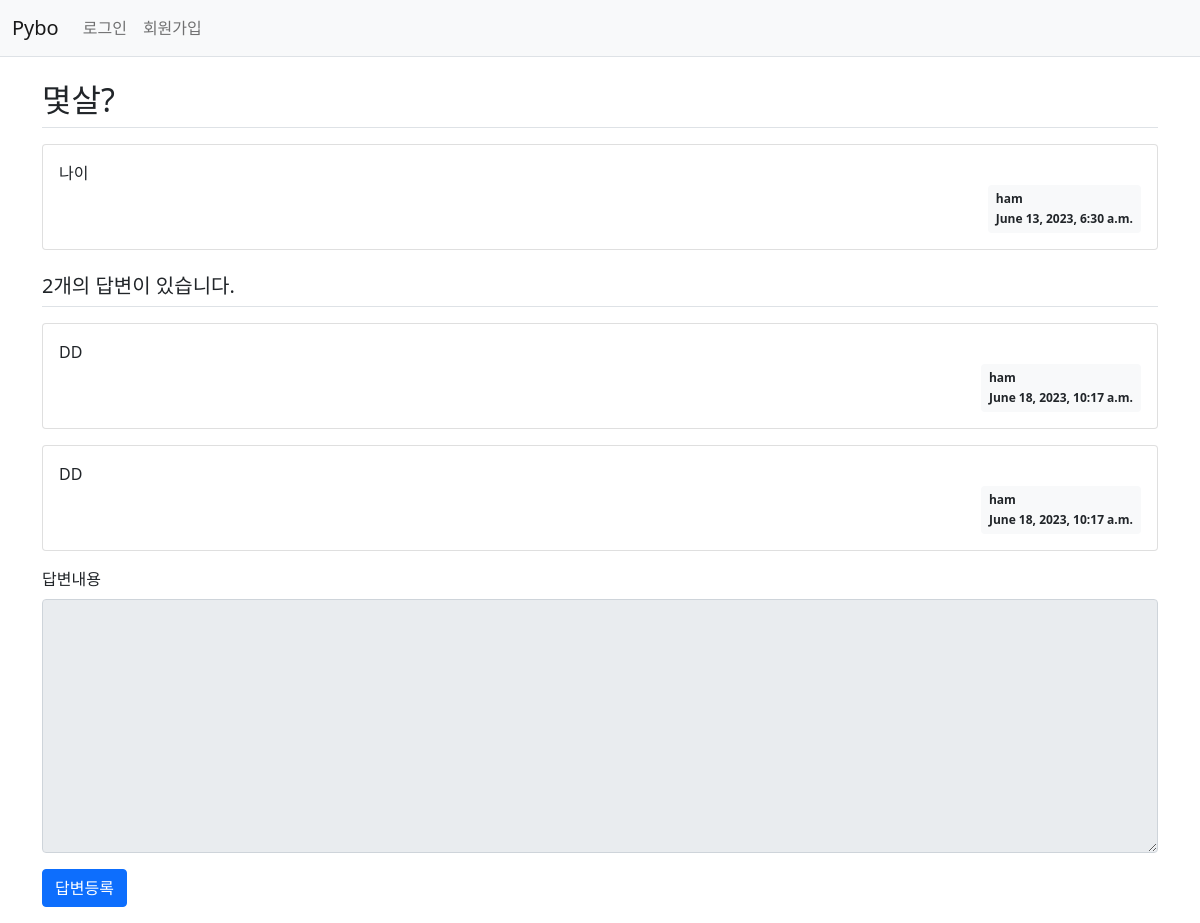
Page /4/ on the committed database.
### pybo/models.py (models this page shows)
class Question(models.Model):
    author = models.ForeignKey(User, on_delete=models.CASCADE, null=True)
    subject = models.CharField(max_length=200)
    content = models.TextField()
    create_date = models.DateTimeField()

class Answer(models.Model):
    author = models.ForeignKey(User, on_delete=models.CASCADE, null=True)
    question = models.ForeignKey(Question, on_delete=models.CASCADE)
    content = models.TextField()
    create_date = models.DateTimeField()

### pybo/views.py (the view)
# urls.py: path('<int:question_id>/', views.detail, name='detail'),
def detail(request, question_id):
    question = Question.objects.get(id=question_id)
    context = {'question': question}
    return render(request, 'pybo/question_detail.html', context)

### templates/pybo/question_detail.html (shortened to what this page needs)
{% extends 'base.html' %}
{% block content %}
<div class="container my-3">
    <h2 class="border-bottom py-2">{{ question.subject }}</h2>
    <div class="card my-3">
        <div class="card-body">
            <div class="card-text" style="white-space: pre-line;">{{ question.content }}</div>
            <div class="d-flex justify-content-end">
                <div class="badge bg-light text-dark p-2 text-start">
                    <div class="mb-2">{{ question.author.username }}</div>
                     <div> {{ question.create_date }}</div>
                </div>
            </div>
        </div>
    </div>
    <h5 class="border-bottom my-3 py-2">{{question.answer_set.count}}개의 답변이 있습니다.</h5>
    {% for answer in question.answer_set.all %}
    <div class="card my-3">
        <div class="card-body">
            <div class="card-text" style="white-space: pre-line;">{{ answer.content }}</div>
            <div class="d-flex justify-content-end">
                <div class="badge bg-light text-dark p-2 text-start">
                    <div class="mb-2">{{ answer.author.username }}</div>
                    <div>   {{ answer.create_date }}</div>
                </div>
            </div>
        </div>
    </div>
    {% endfor %}
    <form action="{% url 'pybo:answer_create' question.id %}" method="post" class="my-3">
        <div class="mb-3">
            <label for="content" class="form-label">답변내용</label>
            <textarea {% if not user.is_authenticated %}disabled{% endif %}
              name="content" id="content" class="form-control" rows="10"></textarea>
        </div>
        <input type="submit" value="답변등록" class="btn btn-primary">
    </form>
</div>
{% endblock %}

### rows in the picture
Question: subject "몇살?", content "나이", author.username "ham", create_date "June 13, 2023, 6:30 a.m.", answer_set.count "2"
Answer: content "DD", author.username "ham", create_date "June 18, 2023, 10:17 a.m."
Answer: content "DD", author.username "ham", create_date "June 18, 2023, 10:17 a.m."
